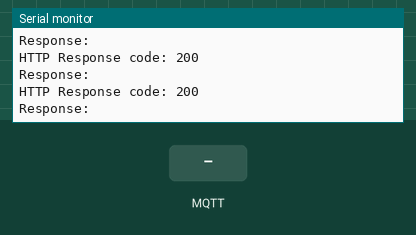
The sketch below on a simulated ESP32. Shown: the last lines printed to the serial monitor. The inputs (shaded band) are chosen by the test bench. WiFi joins after 1.5 s; servers stay silent unless stated; uploads are accepted with an empty reply; no MQTT or app messages arrive unless stated.

Above: at 2.7 s.
2.8 s: MQTT message "1" arrives on the first subscribed topic
At 2.94 s:
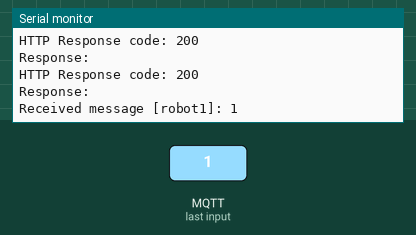
4.3 s: MQTT message "on" arrives on the first subscribed topic
At 4.43 s:
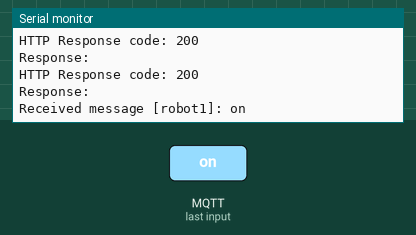
5.8 s: MQTT message "off" arrives on the first subscribed topic
At 5.94 s:
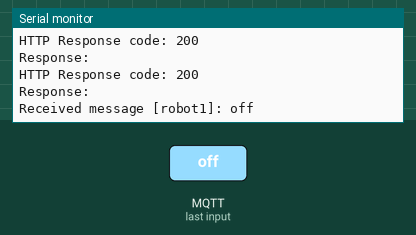

The sketch:

ESP32.ino
```cpp
#include <WiFi.h>
#include <HTTPClient.h>
#include <PubSubClient.h>
#include <freertos/FreeRTOS.h>
#include <freertos/task.h>

// Wi-Fi 정보
const char* ssid = "Jimbo";
const char* password = "jbrjbrjbr1";

// HTTP POST 요청 보낼 서버 정보
const char* serverUrl = "http://192.168.0.152:2250/api/sendRobotInfo";

// MQTT 브로커 정보
const char* mqtt_server = "192.168.0.152";
const int mqtt_port = 1883;

WiFiClient espClient;
PubSubClient client(espClient);

// 시간 추적을 위한 변수
unsigned long previousHTTPMillis = 0;
const unsigned long httpInterval = 200; // 0.2초

// Task 핸들러 변수
TaskHandle_t httpTask;
TaskHandle_t mqttTask;

// 메시지 수신 콜백 함수
void callback(char* topic, byte* payload, unsigned int length) {
  // 수신한 메시지를 문자열로 변환
  String message = "";
  for (int i = 0; i < length; i++) {
    message += (char)payload[i];
  }

  // 수신한 메시지 처리
  Serial.print("Received message [");
  Serial.print(topic);
  Serial.print("]: ");
  Serial.println(message);
}

// HTTP Task
void httpTaskFunction(void* parameter) {
  for (;;) {
    // 현재 시간을 가져옵니다.
    unsigned long currentMillis = millis();

    // HTTP POST 요청 보내기 - 0.2초마다 한 번씩 보냅니다.
    if (currentMillis - previousHTTPMillis >= httpInterval) {
      previousHTTPMillis = currentMillis;

      // HTTP 요청 보내는 코드
      String dataToSend = "robot1, robot1111111111111111111111111111111111";

      HTTPClient http;
      http.begin(serverUrl);
      http.addHeader("Content-Type", "text/plain");

      int httpResponseCode = http.POST(dataToSend);
      if (httpResponseCode > 0) {
        Serial.print("HTTP Response code: ");
        Serial.println(httpResponseCode);
        String response = http.getString();
        Serial.println("Response: " + response);
      } else {
        Serial.print("Error on sending request. HTTP Response code: ");
        Serial.println(httpResponseCode);
      }

      http.end();
    }

    vTaskDelay(100); // 0.1초 지연
  }
}

// MQTT Task
void mqttTaskFunction(void* parameter) {
  for (;;) {
    client.loop(); // MQTT 브로커로부터 메시지를 처리합니다.
    vTaskDelay(10); // 0.01초 지연
  }
}

void setup() {
  Serial.begin(115200);

  // Wi-Fi 연결
  WiFi.begin(ssid, password);
  while (WiFi.status() != WL_CONNECTED) {
    delay(500);
    Serial.print(".");
  }
  Serial.println("");
  Serial.print("Connected to ");
  Serial.println(ssid);

  // MQTT 브로커에 연결
  client.setServer(mqtt_server, mqtt_port);
  client.setCallback(callback);

  while (!client.connected()) {
    if (client.connect("robot1")) {
      Serial.println("Connected to MQTT Broker");
      // ESP32가 구독하는 토픽을 설정합니다.
      client.subscribe("robot1");
    } else {
      Serial.print("Failed to connect to MQTT Broker, rc=");
      Serial.print(client.state());
      Serial.println(" retrying in 5 seconds");
      delay(5000);
    }
  }

  // Task 생성
  xTaskCreate(httpTaskFunction, "HTTP Task", 2048, NULL, 1, &httpTask);
  xTaskCreate(mqttTaskFunction, "MQTT Task", 2048, NULL, 1, &mqttTask);
}

void loop() {

}
```

Measured:
- after the input at 2.8 s, the serial monitor: prints a new line at once (image 1)
- after the input at 4.3 s, the serial monitor: prints a new line at once (image 2)
- after the input at 5.8 s, the serial monitor: prints a new line at once (image 3)
